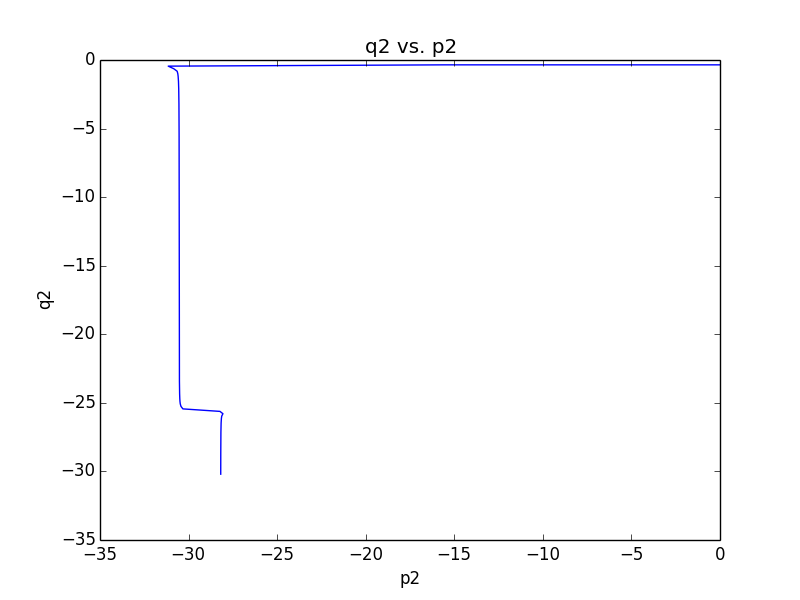

Generate this figure with Python:
import numpy as np
import matplotlib.pyplot as plt


x = np.genfromtxt("datos_caos.txt", usecols = 1)
y = np.genfromtxt("datos_caos.txt", usecols = 0)

plt.title("q2 vs. p2")
plt.ylabel("q2")
plt.xlabel("p2")

plt.plot(x,y)

#Cambiar a PDF!!
plt.savefig("caos.png")
